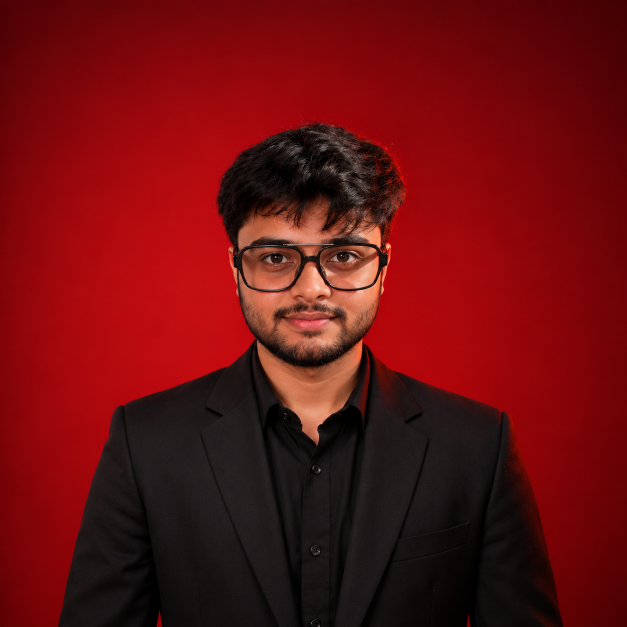
#> input picture assets-src/portrait-photo.png, 1254 x 1254 px (shown at 1/2 size)
$ python make-cutout-chroma.py ../assets-src/portrait-photo.png ../assets-src/signature.png
#> lines starting #> are read from the running program, lines starting #| are printed output that depends on the picture; after the words box and inside, x2 and y2 are one past the last pixel; in counts of white or black regions, pixels touching at a corner belong together
"""
Cuts a figure out of a solid-colour studio backdrop.

    python3 scripts/make-cutout-chroma.py <source.png> <out.png>

scripts/make-cutout.mjs removes a painted-in transparency checkerboard. This
does the other job: a real photograph shot against a saturated red backdrop,
which is what the hero cut-out needs and what a phone-camera portrait never is.

Red is separated by *ratio*, not by brightness. The backdrop ranges from #81 to
#CD red and skin is itself red-dominant, so any absolute threshold either eats
the face or leaves the dark corners. g/r and b/r hold the two apart cleanly:
backdrop sits near 0.05, skin near 0.45.

The mask is then flooded inward from the border rather than applied globally,
so anything enclosed by the figure survives even if it happens to match.
"""
import sys

import numpy as np
from PIL import Image, ImageFilter
from scipy import ndimage

if len(sys.argv) != 3:
    sys.exit("usage: python3 scripts/make-cutout-chroma.py <source> <out.png>")

src, out = sys.argv[1], sys.argv[2]

im = Image.open(src).convert("RGB")
#> im is the input picture: PIL image 1254x1254 RGB; mean R, G, B 105.5, 14.7, 16
a = np.asarray(im).astype(np.float32)
r, g, b = a[..., 0], a[..., 1], a[..., 2]
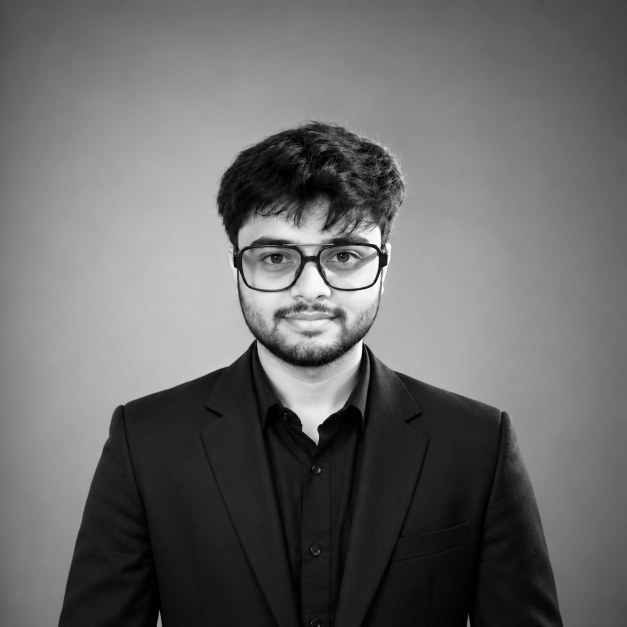
#> r: shape (1254, 1254) float32 (shown at 1/2 size); min 0, max 255, mean 105.5
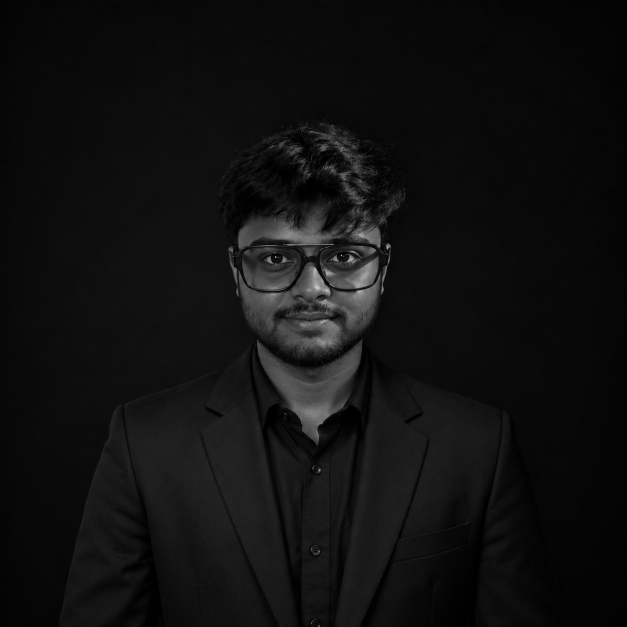
#> b: shape (1254, 1254) float32 (shown at 1/2 size); min 0, max 228, mean 16

# Backdrop: red-dominant with almost no green or blue. The +1 avoids a divide
# by zero on the near-black corners.
denom = np.maximum(r, 1.0)
backdrop = (r > 18) & (g / denom < 0.30) & (b / denom < 0.34)
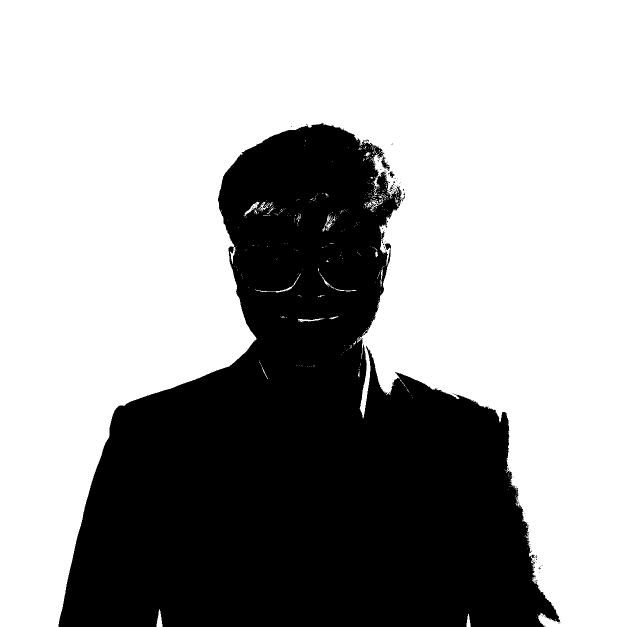
#> backdrop: shape (1254, 1254) bool (shown at 1/2 size); 64.5% white; 110 black regions (105 under 20 px), largest, box (x1, y1, x2, y2) and area: (117, 246, 1120, 1254) 558329, (762, 313, 780, 342) 183, (769, 487, 782, 500) 109, (779, 342, 789, 356) 71, (778, 367, 788, 380) 35

# Discard backdrop by *area*, not by whether it reaches the frame edge.
#
# A border-connected flood assumes every region the silhouette encloses belongs
# to the figure, which holds only while the pose stays open. Hands in pockets
# close a loop on each side, and the wedge of backdrop between arm and torso is
# then unreachable from the border — a flood leaves it opaque and the figure
# ships with two red triangles in it.
#
# Size separates the two cases without assuming a pose: the backdrop is one huge
# region plus, at most, wedges of real negative space, while everything the
# ratio test misfires on inside the figure (pinholes in dark hair, specks on the
# beard) is tiny. So drop every backdrop region above the threshold and keep the
# small ones as figure.
labels, n = ndimage.label(backdrop)
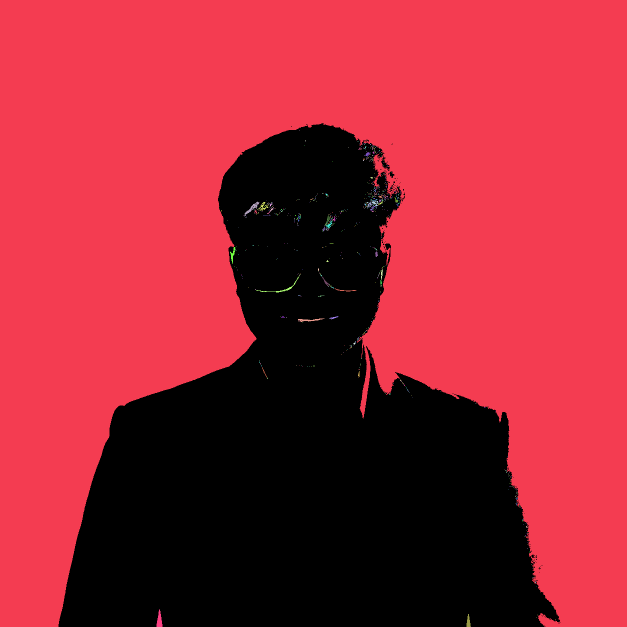
#> labels: shape (1254, 1254) int32 (shown at 1/2 size); 732 distinct labels, from 0 to 731; one colour per label, 0 black
#> n = 731
if n:
    areas = ndimage.sum(backdrop, labels, range(1, n + 1))
#> areas = 731 values, max 1010123 at index 0, min 1 at index 1, mean 1386.5
    # 0.05% of the frame — far above a hair pinhole, far below the wedge an arm
    # makes against the torso.
    speck_max = 0.0005 * backdrop.size
#> speck_max = 786.3
    drop = np.isin(labels, np.flatnonzero(areas >= speck_max) + 1)
#> drop: shape (1254, 1254) bool; 64.2% white; 97 black regions (92 under 20 px), largest, box (x1, y1, x2, y2) and area: (117, 246, 1120, 1254) 561771, (762, 313, 780, 342) 190, (769, 487, 782, 500) 109, (779, 342, 789, 356) 72, (778, 367, 788, 380) 36
else:
    drop = np.zeros_like(backdrop)

# Close the pinholes the ratio test punched in dark hair.
solid = ndimage.binary_closing(~drop, structure=np.ones((5, 5)))
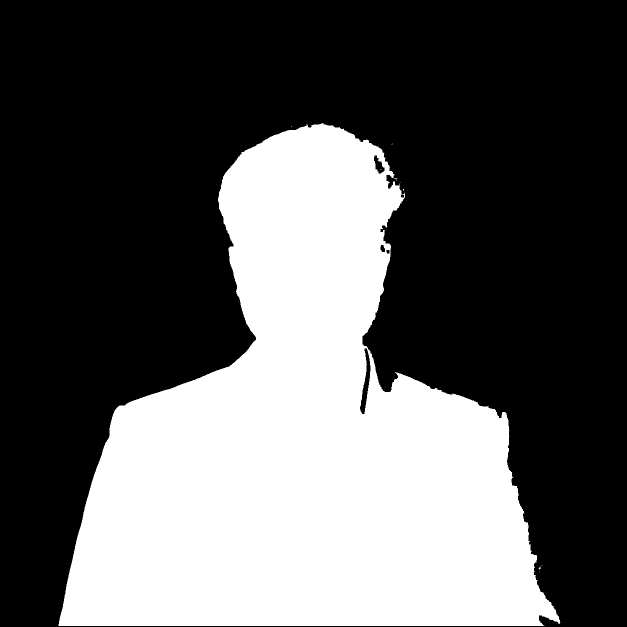
#> solid: shape (1254, 1254) bool (shown at 1/2 size); 35.8% white; 10 white regions (9 under 20 px), largest, box (x1, y1, x2, y2) and area: (117, 246, 1121, 1252) 562593
alpha = np.where(solid, 255, 0).astype(np.uint8)

# Despill. The backdrop throws red onto hair and shoulders, and against the
# site's dark ground that rim reads as a magenta halo. Pull red back toward the
# other two channels, but only in the 4px band along the edge — doing it
# everywhere would drain the skin.
band = (ndimage.binary_dilation(alpha == 0, iterations=9)) & (alpha > 0)
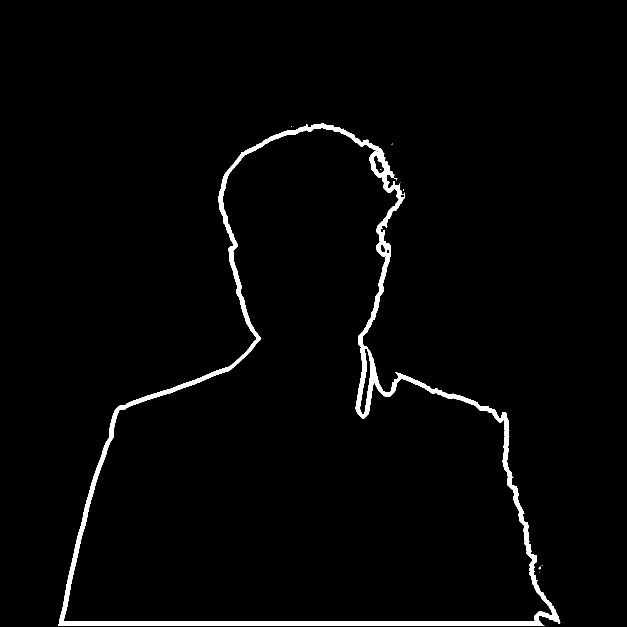
#> band: shape (1254, 1254) bool (shown at 1/2 size); 2.3% white; 10 white regions (9 under 20 px), largest, box (x1, y1, x2, y2) and area: (117, 246, 1121, 1252) 35803
ceiling = np.maximum(g, b) * 1.15 + 6
rgb = a.copy()
rgb[..., 0] = np.where(band, np.minimum(r, ceiling), r)

img = Image.fromarray(rgb.astype(np.uint8), "RGB")
mask = Image.fromarray(alpha, "L").filter(ImageFilter.GaussianBlur(0.8))

rgba = img.convert("RGBA")
rgba.putalpha(mask)

# Crop to the *mask*, not to rgba.getbbox(). getbbox() on an RGBA image counts
# any non-zero channel, so the discarded backdrop — still red underneath its
# zero alpha — would keep the box at full frame.
rgba = rgba.crop(mask.getbbox())
#> rgba: PIL image 1008x1010 RGBA

# The hero renders this at 21rem wide at most. Anything past ~2x that is weight
# on the critical path for pixels nobody resolves.
TARGET_W = 800
if rgba.width > TARGET_W:
    h = round(rgba.height * TARGET_W / rgba.width)
#> h = 802
    rgba = rgba.resize((TARGET_W, h), Image.LANCZOS)
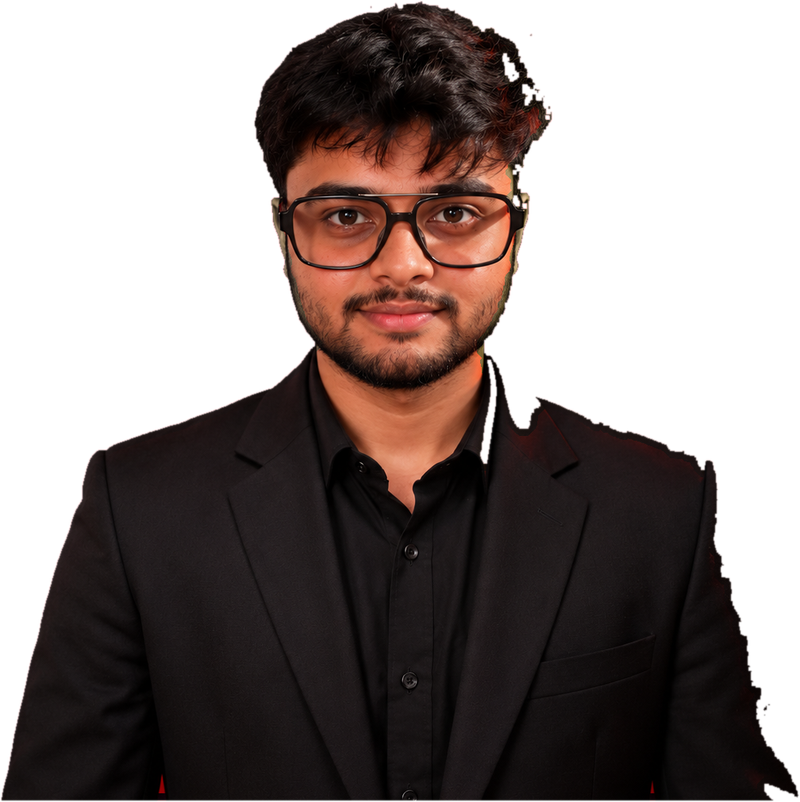
#> rgba: PIL image 800x802 RGBA; mean R, G, B, A 27.4, 17.3, 15.2, 140.9; transparent parts drawn white

rgba.save(out, optimize=True)
print(f"{out}  {rgba.size[0]}x{rgba.size[1]}  {len(open(out, 'rb').read()) / 1024:.0f} KB")
#| ../assets-src/signature.png  800x802  542 KB
